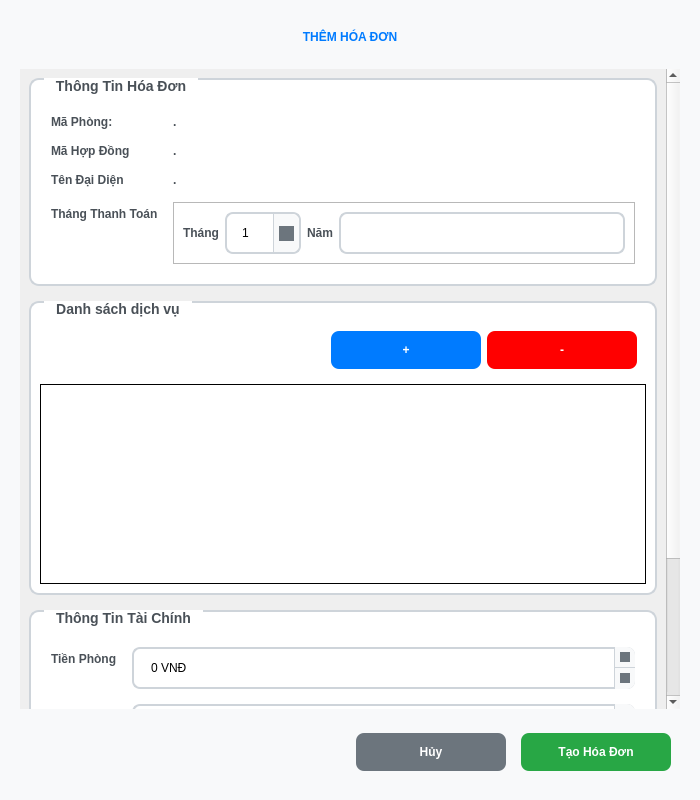
<?xml version="1.0" encoding="UTF-8"?>
<ui version="4.0">
 <class>AddBillDialog</class>
 <widget class="QDialog" name="AddBillDialog">
  <property name="geometry">
   <rect>
    <x>0</x>
    <y>0</y>
    <width>700</width>
    <height>800</height>
   </rect>
  </property>
  <property name="windowTitle">
   <string>Thêm Hóa Đơn</string>
  </property>
  <property name="windowIcon">
   <iconset>
    <normaloff>:/icons/contract.png</normaloff>:/icons/contract.png</iconset>
  </property>
  <property name="styleSheet">
   <string notr="true">/* Add Contract Dialog Styling */
QDialog {
    background-color: #f8f9fa;
    color: #212529;
}

/* Group Box Styling */
QGroupBox {
    font-weight: bold;
    font-size: 14px;
    color: #495057;
    border: 2px solid #ced4da;
    border-radius: 10px;
    margin-top: 1.5ex;
    padding-top: 10px;
    background-color: white;
}

QGroupBox::title {
    subcontrol-origin: margin;
    left: 15px;
    padding: 0 10px 0 10px;
    background-color: white;
}

/* Form Labels */
QLabel {
    color: #495057;
    font-weight: bold;
    font-size: 12px;
}

/* Input Fields Styling */
QDateEdit, QComboBox, QDoubleSpinBox, QLineEdit, QSpinBox, QTextEdit, QPlainTextEdit {
    background-color: white;
    border: 2px solid #ced4da;
    border-radius: 8px;
    padding: 10px 15px;
    font-size: 12px;
    min-height: 18px;
}

QDateEdit:focus, QComboBox:focus, QDoubleSpinBox:focus, QLineEdit:focus, QSpinBox:focus, QTextEdit:focus, QPlainTextEdit:focus {
    border-color: #007bff;
    background-color: #f0f8ff;
}

QDateEdit:hover, QComboBox:hover, QDoubleSpinBox:hover, QLineEdit:hover, QSpinBox:hover, QTextEdit:hover, QPlainTextEdit:hover {
    border-color: #6c757d;
}

/* ComboBox Arrow */
QComboBox::drop-down {
    subcontrol-origin: padding;
    subcontrol-position: top right;
    width: 25px;
    border-left: 1px solid #ced4da;
    border-top-right-radius: 8px;
    border-bottom-right-radius: 8px;
    background-color: #f8f9fa;
}

QComboBox::down-arrow {
    width: 15px;
    height: 15px;
    background-color: #6c757d;
}

QComboBox QAbstractItemView {
    background-color: white;
    border: 2px solid #ced4da;
    border-radius: 8px;
    selection-background-color: #007bff;
    selection-color: white;
}

/* Button Styling */
QPushButton {
    background-color: #007bff;
    color: white;
    border: none;
    border-radius: 8px;
    padding: 12px 25px;
    font-weight: bold;
    font-size: 12px;
    min-width: 100px;
}

QPushButton:hover {
    background-color: #0056b3;
}

QPushButton:pressed {
    background-color: #004085;
}

#saveButton {
    background-color: #28a745;
}

#saveButton:hover {
    background-color: #1e7e34;
}

#cancelButton {
    background-color: #6c757d;
}

#cancelButton:hover {
    background-color: #545b62;
}

#clearButton {
    background-color: #ffc107;
    color: #212529;
}

#clearButton:hover {
    background-color: #e0a800;
}

/* SpinBox Styling */
QSpinBox, QDoubleSpinBox {
    padding-right: 30px;
}

QSpinBox::up-button, QDoubleSpinBox::up-button {
    subcontrol-origin: border;
    subcontrol-position: top right;
    width: 20px;
    border-left: 1px solid #ced4da;
    border-bottom: 1px solid #ced4da;
    border-top-right-radius: 8px;
    background-color: #f8f9fa;
}

QSpinBox::down-button, QDoubleSpinBox::down-button {
    subcontrol-origin: border;
    subcontrol-position: bottom right;
    width: 20px;
    border-left: 1px solid #ced4da;
    border-bottom-right-radius: 8px;
    background-color: #f8f9fa;
}

QSpinBox::up-arrow, QDoubleSpinBox::up-arrow {
    width: 10px;
    height: 10px;
    background-color: #6c757d;
}

QSpinBox::down-arrow, QDoubleSpinBox::down-arrow {
    width: 10px;
    height: 10px;
    background-color: #6c757d;
}

/* Date Edit Calendar Button */
QDateEdit::drop-down {
    subcontrol-origin: padding;
    subcontrol-position: top right;
    width: 25px;
    border-left: 1px solid #ced4da;
    border-top-right-radius: 8px;
    border-bottom-right-radius: 8px;
    background-color: #f8f9fa;
}
</string>
  </property>
  <layout class="QVBoxLayout" name="mainVerticalLayout">
   <property name="spacing">
    <number>15</number>
   </property>
   <property name="leftMargin">
    <number>20</number>
   </property>
   <property name="topMargin">
    <number>20</number>
   </property>
   <property name="rightMargin">
    <number>20</number>
   </property>
   <property name="bottomMargin">
    <number>20</number>
   </property>
   <item>
    <widget class="QLabel" name="titleLabel">
     <property name="font">
      <font>
       <pointsize>-1</pointsize>
       <weight>75</weight>
       <bold>true</bold>
      </font>
     </property>
     <property name="styleSheet">
      <string notr="true">color: #007bff; padding: 10px;</string>
     </property>
     <property name="text">
      <string>THÊM HÓA ĐƠN</string>
     </property>
     <property name="alignment">
      <set>Qt::AlignCenter</set>
     </property>
    </widget>
   </item>
   <item>
    <widget class="QScrollArea" name="scrollArea">
     <property name="styleSheet">
      <string notr="true">QScrollArea { border: none; background-color: transparent; }</string>
     </property>
     <property name="widgetResizable">
      <bool>true</bool>
     </property>
     <widget class="QWidget" name="scrollAreaWidgetContents">
      <property name="geometry">
       <rect>
        <x>0</x>
        <y>0</y>
        <width>646</width>
        <height>893</height>
       </rect>
      </property>
      <layout class="QVBoxLayout" name="scrollLayout">
       <property name="spacing">
        <number>15</number>
       </property>
       <item>
        <widget class="QGroupBox" name="contractInfoGroup">
         <property name="title">
          <string>Thông Tin Hóa Đơn</string>
         </property>
         <layout class="QFormLayout" name="contractInfoLayout">
          <property name="horizontalSpacing">
           <number>15</number>
          </property>
          <property name="verticalSpacing">
           <number>15</number>
          </property>
          <property name="leftMargin">
           <number>20</number>
          </property>
          <property name="topMargin">
           <number>25</number>
          </property>
          <property name="rightMargin">
           <number>20</number>
          </property>
          <property name="bottomMargin">
           <number>20</number>
          </property>
          <item row="0" column="0">
           <widget class="QLabel" name="roomIdLabel">
            <property name="text">
             <string>Mã Phòng:</string>
            </property>
           </widget>
          </item>
          <item row="1" column="0">
           <widget class="QLabel" name="contractLabel">
            <property name="text">
             <string>Mã Hợp Đồng</string>
            </property>
           </widget>
          </item>
          <item row="1" column="1">
           <widget class="QLabel" name="contractID">
            <property name="text">
             <string>.</string>
            </property>
           </widget>
          </item>
          <item row="2" column="0">
           <widget class="QLabel" name="resLabel">
            <property name="text">
             <string>Tên Đại Diện</string>
            </property>
           </widget>
          </item>
          <item row="2" column="1">
           <widget class="QLabel" name="resName">
            <property name="text">
             <string>.</string>
            </property>
           </widget>
          </item>
          <item row="3" column="0">
           <widget class="QLabel" name="startDateLabel">
            <property name="text">
             <string>Tháng Thanh Toán</string>
            </property>
           </widget>
          </item>
          <item row="3" column="1">
           <widget class="QFrame" name="frame">
            <property name="frameShape">
             <enum>QFrame::StyledPanel</enum>
            </property>
            <property name="frameShadow">
             <enum>QFrame::Raised</enum>
            </property>
            <layout class="QHBoxLayout" name="horizontalLayout_2">
             <item>
              <widget class="QLabel" name="monthLabel">
               <property name="text">
                <string>Tháng</string>
               </property>
              </widget>
             </item>
             <item>
              <widget class="QComboBox" name="monthComboBox">
               <item>
                <property name="text">
                 <string>1</string>
                </property>
               </item>
               <item>
                <property name="text">
                 <string>2</string>
                </property>
               </item>
               <item>
                <property name="text">
                 <string>3</string>
                </property>
               </item>
               <item>
                <property name="text">
                 <string>4</string>
                </property>
               </item>
               <item>
                <property name="text">
                 <string>5</string>
                </property>
               </item>
               <item>
                <property name="text">
                 <string>6</string>
                </property>
               </item>
               <item>
                <property name="text">
                 <string>7</string>
                </property>
               </item>
               <item>
                <property name="text">
                 <string>8</string>
                </property>
               </item>
               <item>
                <property name="text">
                 <string>9</string>
                </property>
               </item>
               <item>
                <property name="text">
                 <string>10</string>
                </property>
               </item>
               <item>
                <property name="text">
                 <string>11</string>
                </property>
               </item>
               <item>
                <property name="text">
                 <string>12</string>
                </property>
               </item>
              </widget>
             </item>
             <item>
              <widget class="QLabel" name="yearLabel">
               <property name="text">
                <string>Năm</string>
               </property>
              </widget>
             </item>
             <item>
              <widget class="QLineEdit" name="yearEdit">
               <property name="sizePolicy">
                <sizepolicy hsizetype="Expanding" vsizetype="MinimumExpanding">
                 <horstretch>0</horstretch>
                 <verstretch>0</verstretch>
                </sizepolicy>
               </property>
               <property name="maximumSize">
                <size>
                 <width>16777215</width>
                 <height>16777215</height>
                </size>
               </property>
              </widget>
             </item>
            </layout>
           </widget>
          </item>
          <item row="0" column="1">
           <widget class="QLabel" name="roomBox">
            <property name="text">
             <string>.</string>
            </property>
           </widget>
          </item>
         </layout>
        </widget>
       </item>
       <item>
        <widget class="QGroupBox" name="groupBox">
         <property name="title">
          <string>Danh sách dịch vụ</string>
         </property>
         <layout class="QVBoxLayout" name="verticalLayout">
          <item>
           <widget class="QWidget" name="widget" native="true">
            <property name="styleSheet">
             <string notr="true">QWidget{border: none}</string>
            </property>
            <layout class="QHBoxLayout" name="horizontalLayout">
             <item>
              <spacer name="horizontalSpacer">
               <property name="orientation">
                <enum>Qt::Horizontal</enum>
               </property>
               <property name="sizeHint" stdset="0">
                <size>
                 <width>486</width>
                 <height>20</height>
                </size>
               </property>
              </spacer>
             </item>
             <item>
              <widget class="QPushButton" name="addService">
               <property name="sizePolicy">
                <sizepolicy hsizetype="Fixed" vsizetype="Fixed">
                 <horstretch>0</horstretch>
                 <verstretch>0</verstretch>
                </sizepolicy>
               </property>
               <property name="minimumSize">
                <size>
                 <width>150</width>
                 <height>32</height>
                </size>
               </property>
               <property name="text">
                <string>+</string>
               </property>
               <property name="iconSize">
                <size>
                 <width>0</width>
                 <height>0</height>
                </size>
               </property>
               <property name="checkable">
                <bool>false</bool>
               </property>
              </widget>
             </item>
             <item>
              <widget class="QPushButton" name="removeService">
               <property name="minimumSize">
                <size>
                 <width>150</width>
                 <height>0</height>
                </size>
               </property>
               <property name="styleSheet">
                <string notr="true">QPushButton{
background-color: red;
}
QPushButton::hover{
background-color: rgb(192, 28, 40);
}
QPushButton::pressed{
background-color: rgb(165, 29, 45);
}</string>
               </property>
               <property name="text">
                <string>-</string>
               </property>
              </widget>
             </item>
            </layout>
           </widget>
          </item>
          <item>
           <widget class="QListWidget" name="service">
            <property name="minimumSize">
             <size>
              <width>0</width>
              <height>200</height>
             </size>
            </property>
            <property name="toolTipDuration">
             <number>-3</number>
            </property>
            <property name="styleSheet">
             <string notr="true">QWidget{border: 1px solid black}</string>
            </property>
           </widget>
          </item>
         </layout>
        </widget>
       </item>
       <item>
        <widget class="QGroupBox" name="financialInfoGroup">
         <property name="title">
          <string>Thông Tin Tài Chính</string>
         </property>
         <layout class="QFormLayout" name="financialInfoLayout">
          <property name="horizontalSpacing">
           <number>15</number>
          </property>
          <property name="verticalSpacing">
           <number>15</number>
          </property>
          <property name="leftMargin">
           <number>20</number>
          </property>
          <property name="topMargin">
           <number>25</number>
          </property>
          <property name="rightMargin">
           <number>20</number>
          </property>
          <property name="bottomMargin">
           <number>20</number>
          </property>
          <item row="0" column="0">
           <widget class="QLabel" name="monthlyRentLabel">
            <property name="text">
             <string>Tiền Phòng</string>
            </property>
           </widget>
          </item>
          <item row="1" column="0">
           <widget class="QLabel" name="sumLabel">
            <property name="text">
             <string>Tổng Tiền</string>
            </property>
           </widget>
          </item>
          <item row="1" column="1">
           <widget class="QSpinBox" name="sumSpinBox">
            <property name="enabled">
             <bool>false</bool>
            </property>
            <property name="styleSheet">
             <string notr="true">color: black</string>
            </property>
            <property name="showGroupSeparator" stdset="0">
             <bool>false</bool>
            </property>
            <property name="suffix">
             <string> VND</string>
            </property>
            <property name="prefix">
             <string/>
            </property>
            <property name="maximum">
             <number>999999999</number>
            </property>
            <property name="singleStep">
             <number>10000</number>
            </property>
            <property name="displayIntegerBase">
             <number>10</number>
            </property>
           </widget>
          </item>
          <item row="0" column="1">
           <widget class="QDoubleSpinBox" name="monthlyRentSpinBox">
            <property name="suffix">
             <string> VNĐ</string>
            </property>
            <property name="decimals">
             <number>0</number>
            </property>
            <property name="minimum">
             <double>0.000000000000000</double>
            </property>
            <property name="maximum">
             <double>999999999.000000000000000</double>
            </property>
            <property name="singleStep">
             <double>100000.000000000000000</double>
            </property>
            <property name="value">
             <double>0.000000000000000</double>
            </property>
           </widget>
          </item>
         </layout>
        </widget>
       </item>
       <item>
        <widget class="QGroupBox" name="statusNotesGroup">
         <property name="title">
          <string>Trạng Thái và Ghi Chú</string>
         </property>
         <layout class="QFormLayout" name="statusNotesLayout">
          <property name="horizontalSpacing">
           <number>15</number>
          </property>
          <property name="verticalSpacing">
           <number>15</number>
          </property>
          <property name="leftMargin">
           <number>20</number>
          </property>
          <property name="topMargin">
           <number>25</number>
          </property>
          <property name="rightMargin">
           <number>20</number>
          </property>
          <property name="bottomMargin">
           <number>20</number>
          </property>
          <item row="0" column="0">
           <widget class="QLabel" name="statusLabel">
            <property name="text">
             <string>Trạng Thái:</string>
            </property>
           </widget>
          </item>
          <item row="0" column="1">
           <widget class="QComboBox" name="statusComboBox">
            <property name="styleSheet">
             <string notr="true">QComboBox::drop-down {
    subcontrol-origin: padding;
    subcontrol-position: top right;
    width: 25px;
    border-left: 1px solid #ced4da;
    border-top-right-radius: 8px;
    border-bottom-right-radius: 8px;
    background-color: #f8f9fa;
	color: #212529;
}

QComboBox::down-arrow {
    width: 15px;
    height: 15px;
    background-color: #6c757d;
}

QComboBox QAbstractItemView {
    background-color: white;
    border: 2px solid #ced4da;
    border-radius: 8px;
    selection-background-color: #007bff;
    selection-color: black;
}</string>
            </property>
            <item>
             <property name="text">
              <string>Hoạt Động</string>
             </property>
            </item>
            <item>
             <property name="text">
              <string>Ngừng Hoạt Động</string>
             </property>
            </item>
           </widget>
          </item>
         </layout>
        </widget>
       </item>
       <item>
        <spacer name="verticalSpacer">
         <property name="orientation">
          <enum>Qt::Vertical</enum>
         </property>
         <property name="sizeHint" stdset="0">
          <size>
           <width>20</width>
           <height>20</height>
          </size>
         </property>
        </spacer>
       </item>
      </layout>
     </widget>
    </widget>
   </item>
   <item>
    <widget class="QFrame" name="buttonFrame">
     <property name="frameShape">
      <enum>QFrame::NoFrame</enum>
     </property>
     <property name="frameShadow">
      <enum>QFrame::Raised</enum>
     </property>
     <layout class="QHBoxLayout" name="buttonLayout">
      <property name="spacing">
       <number>15</number>
      </property>
      <item>
       <spacer name="buttonSpacer">
        <property name="orientation">
         <enum>Qt::Horizontal</enum>
        </property>
        <property name="sizeHint" stdset="0">
         <size>
          <width>40</width>
          <height>20</height>
         </size>
        </property>
       </spacer>
      </item>
      <item>
       <widget class="QPushButton" name="cancelButton">
        <property name="text">
         <string>Hủy</string>
        </property>
        <property name="icon">
         <iconset>
          <normaloff>:/icons/cancel.png</normaloff>:/icons/cancel.png</iconset>
        </property>
       </widget>
      </item>
      <item>
       <widget class="QPushButton" name="saveButton">
        <property name="text">
         <string>Tạo Hóa Đơn</string>
        </property>
        <property name="icon">
         <iconset>
          <normaloff>:/icons/save.png</normaloff>:/icons/save.png</iconset>
        </property>
        <property name="default">
         <bool>true</bool>
        </property>
       </widget>
      </item>
     </layout>
    </widget>
   </item>
  </layout>
 </widget>
 <tabstops>
  <tabstop>scrollArea</tabstop>
  <tabstop>service</tabstop>
  <tabstop>monthlyRentSpinBox</tabstop>
  <tabstop>sumSpinBox</tabstop>
  <tabstop>statusComboBox</tabstop>
  <tabstop>cancelButton</tabstop>
  <tabstop>saveButton</tabstop>
 </tabstops>
 <resources/>
 <connections/>
</ui>
